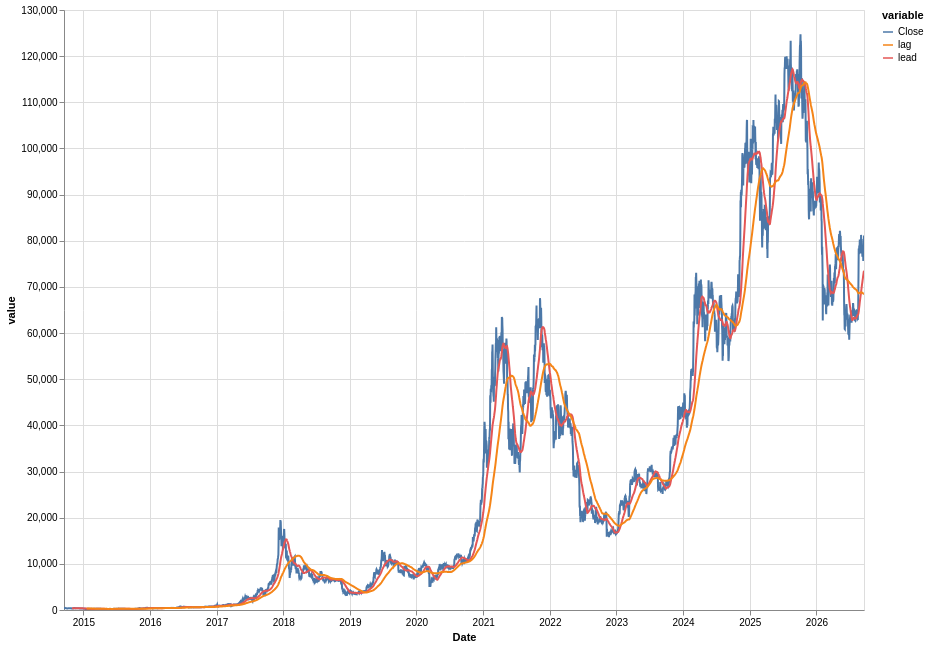

The notebook cell this image was saved under:
### Code cell
#@title Plot the SMA cross over
plot_data = plot_df[COLUMNS].reset_index().melt('Date')

alt.Chart(plot_data).mark_line().encode(
  x='Date:T',
  y='value',
  color='variable'
).properties(
  width=800,
  height=600
).interactive()

### Figure 1 — Vega-Lite specification as saved in the notebook (floating-point values rounded to 4 significant figures; data arrays with more than 128 entries replaced by an {"elided": "..."} marker saying what was removed)
{"config": {"view": {"continuousWidth": 300, "continuousHeight": 300}}, "data": {"name": "data-e71dbfe8eab5d47b9a6821cbd671aaca"}, "mark": {"type": "line"}, "encoding": {"color": {"field": "variable", "type": "nominal"}, "x": {"field": "Date", "type": "temporal"}, "y": {"field": "value", "type": "quantitative"}}, "height": 600, "params": [{"name": "param_1", "select": {"type": "interval", "encodings": ["x", "y"]}, "bind": "scales"}], "width": 800, "$schema": "https://vega.github.io/schema/vega-lite/v5.20.1.json", "datasets": {"data-e71dbfe8eab5d47b9a6821cbd671aaca": {"elided": "13155 records"}}}
